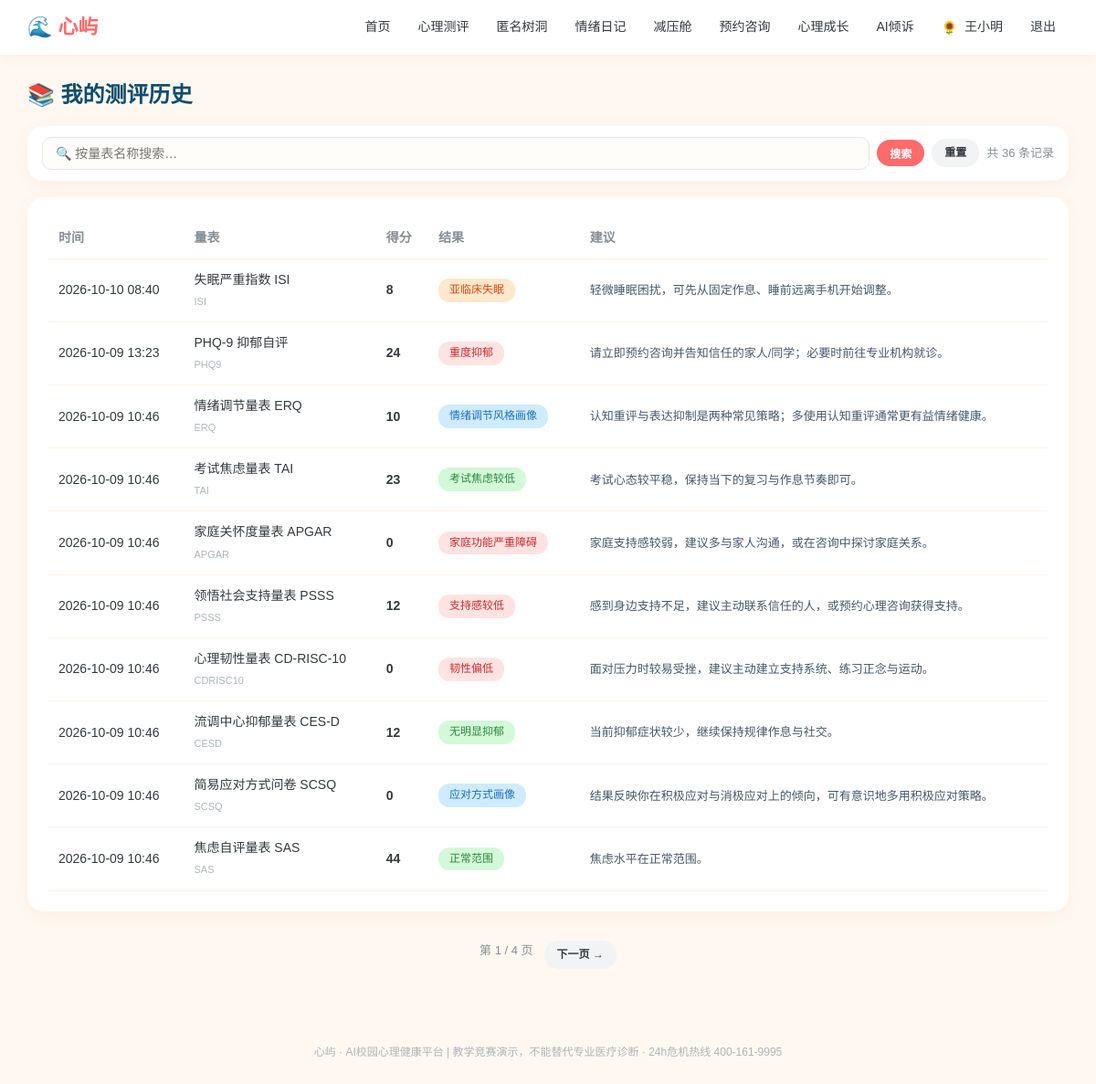
The app's page /history (signed in) with its own data.
### models.py (models this page shows, shortened)
class User(db.Model):
    __tablename__ = "users"
    id = db.Column(db.Integer, primary_key=True)
    username = db.Column(db.String(64), unique=True, nullable=False)
    password_hash = db.Column(db.String(256), nullable=False)
    role = db.Column(db.String(16), default="student")   # student / counselor / admin
    real_name = db.Column(db.String(64), default="")
    gender = db.Column(db.String(8), default="")
    grade = db.Column(db.String(32), default="")
    major = db.Column(db.String(64), default="")
    phone = db.Column(db.String(32), default="")
    avatar = db.Column(db.String(16), default="🌻")
    avatar_type = db.Column(db.String(16), default="emoji")   # emoji / upload
    avatar_file = db.Column(db.String(128), default="")       # 本地上传头像文件名
    profile_completed = db.Column(db.Boolean, default=False)  # 首次登录是否已完成基本信息
    qualification_no = db.Column(db.String(64), default="")   # 注册系统编号/证书编号
    qualification_verified = db.Column(db.Boolean, default=False)
    student_id = db.Column(db.String(32), default="")
    school = db.Column(db.String(128), default="")
    college = db.Column(db.String(128), default="")
    class_name = db.Column(db.String(64), default="")
    enrollment_year = db.Column(db.String(8), default="")
    education_level = db.Column(db.String(32), default="")
    student_status = db.Column(db.String(32), default="")
    employee_id = db.Column(db.String(32), default="")
    teacher_title = db.Column(db.String(64), default="")
    department = db.Column(db.String(128), default="")
    qualification = db.Column(db.String(256), default="")
    intro = db.Column(db.String(512), default="")
    created_at = db.Column(db.DateTime, default=datetime.now)

class Assessment(db.Model):
    __tablename__ = "assessments"
    id = db.Column(db.Integer, primary_key=True)
    user_id = db.Column(db.Integer, db.ForeignKey("users.id"))
    scale_code = db.Column(db.String(32))
    answers = db.Column(db.Text)                       # JSON
    score = db.Column(db.Integer, default=0)
    level = db.Column(db.String(32), default="")
    advice = db.Column(db.Text, default="")
    created_at = db.Column(db.DateTime, default=datetime.now)

### app.py (the view)
@app.route("/history")
@login_required()
def history(u):
    q = (request.args.get("q") or "").strip()
    page = request.args.get("page", 1, type=int)
    per = 10
    query = Assessment.query.filter_by(user_id=u.id)
    if q:
        codes = [c for c, sc in engine.SCALES.items() if q in sc["name"] or q in c]
        query = query.filter(Assessment.scale_code.in_(codes) if codes else Assessment.id == -1)
    total = query.count()
    pages = max(1, (total + per - 1) // per)
    page = min(max(1, page), pages)
    rows = query.order_by(Assessment.created_at.desc()).offset((page - 1) * per).limit(per).all()
    names = {code: sc["name"] for code, sc in engine.SCALES.items()}
    risks = {r.id: engine.scale_risk_index(r.scale_code, r.score) for r in rows}
    return render_template("history.html", u=u, rows=rows, names=names, risks=risks,
                           q=q, page=page, pages=pages, total=total)

### app.py (called while the page is built)
def login_required(role=None):
    def decor(f):
        @wraps(f)
        def wrapper(*args, **kwargs):
            uid = session.get("uid")
            if not uid:
                return redirect(url_for("login", next=request.path))
            u = db.session.get(User, uid)
            if not u:
                session.clear()
                return redirect(url_for("login"))
            if not u.profile_completed and request.endpoint not in (
                    "profile", "logout", "static", "avatar_upload"):
                flash("首次登录请先完善你的基本信息", "warn")
                return redirect(url_for("profile"))
            if role and u.role != role:
                flash("该页面需要相应权限", "warn")
                return redirect(url_for("index"))
            return f(u, *args, **kwargs)
        return wrapper
    return decor

@app.context_processor
def inject_globals():
    uid = session.get("uid")
    u = db.session.get(User, uid) if uid else None
    def avatar_html(usr, cls="", emoji_cls=""):
        if usr and usr.avatar_type == "upload" and usr.avatar:
            return f'<img class="{cls}" src="{usr.avatar}" alt="头像">'
        return f'<span class="{emoji_cls}">{usr.avatar or "👤" if usr else "👤"}</span>'
    return {"now": datetime.now(), "u": u, "avatar_html": avatar_html}

### engine.py (called while the page is built)
def scale_risk_index(code: str, score: float):
    s = SCALES.get(code)
    if not s or code in PROFILE_SCALES:
        return None
    n = len(s["questions"])
    vmax = max(v for _, v in s["options"])
    vmin = min(v for _, v in s["options"])
    mult = s.get("multiply", 1)
    lo, hi = round(n * vmin * mult), round(n * vmax * mult)
    if hi == lo:
        return 0.0
    x = (score - lo) / (hi - lo)
    if code in POSITIVE_SCALES:
        x = 1 - x
    return round(max(0.0, min(1.0, x)) * 100, 1)

### templates/history.html (shortened to what this page needs)
{% extends "base.html" %}
{% block body %}
<h2 style="color:#0e4d6e;margin-bottom:14px">📚 我的测评历史</h2>
<div class="card" style="padding:12px 16px">
  <form method="get" style="display:flex;gap:8px;align-items:center;flex-wrap:wrap">
    <input type="text" name="q" value="{{ q }}" placeholder="🔍 按量表名称搜索…" style="flex:1;min-width:200px;padding:9px 14px;border:1px solid #e0e6ed;border-radius:10px;font-size:14px">
    <button class="btn btn-sm">搜索</button>
    <a class="btn btn-sm btn-ghost" href="{{ url_for('history') }}">重置</a>
    <span style="font-size:13px;color:#868e96;margin-left:auto">共 {{ total }} 条记录</span>
  </form>
</div>
<div class="card">
{% if rows %}
<table class="tbl">
  <tr><th>时间</th><th>量表</th><th>得分</th><th>结果</th><th>建议</th></tr>
  {% for r in rows %}
  <tr>
    <td>{{ r.created_at.strftime('%Y-%m-%d %H:%M') }}</td>
    <td>{{ names.get(r.scale_code, r.scale_code) }}<br><span style="font-size:11px;color:#adb5bd">{{ r.scale_code|upper }}</span></td>
    <td><b>{{ r.score }}</b></td>
    <td>
      {% set rk=risks.get(r.id) %}
      {% if rk is none %}<span class="tag tag-blue">{{ r.level }}</span>
      {% elif rk>=60 %}<span class="tag tag-red">{{ r.level }}</span>
      {% elif rk>=35 %}<span class="tag tag-orange">{{ r.level }}</span>
      {% else %}<span class="tag tag-green">{{ r.level }}</span>{% endif %}
    </td>
    <td style="font-size:13px;color:#46586a">{{ r.advice }}</td>
  </tr>
  {% endfor %}
</table>
{% else %}
  <p style="color:#8a99a8">还没有测评记录。<a href="{{ url_for('assessments') }}">去做第一次测评 →</a></p>
{% endif %}
</div>
{% if pages>1 %}
<div style="display:flex;gap:12px;justify-content:center;padding:14px 0">
  <span style="font-size:13px;color:#868e96">第 {{ page }} / {{ pages }} 页</span>
  {% if page<pages %}<a class="btn btn-sm btn-ghost" href="{{ url_for('history', q=q, page=page+1) }}">下一页 →</a>{% endif %}
</div>
{% endif %}
{% endblock %}

### templates/base.html (shortened to what this page needs)
<!DOCTYPE html>
<html lang="zh-CN">
<head>
<link href="{{ url_for('static', filename='css/style.css') }}" rel="stylesheet">
</head>
<body>
<nav class="topnav">
  <div class="nav-inner">
    <a class="brand" href="{{ url_for('index') }}">🌊 心屿</a>
    <div class="nav-links">
      {% if u %}
        {% if u.role == 'student' %}
          <a href="{{ url_for('index') }}">首页</a>
          <a href="{{ url_for('assessments') }}">心理测评</a>
          <a href="{{ url_for('treehole') }}">匿名树洞</a>
          <a href="{{ url_for('mood') }}">情绪日记</a>
          <a href="{{ url_for('relax') }}">减压舱</a>
          <a href="{{ url_for('booking') }}">预约咨询</a>
          <a href="{{ url_for('learn') }}">心理成长</a>
          <a href="{{ url_for('chat') }}">AI倾诉</a>
        {% endif %}
        <a class="nav-user" href="{{ url_for('profile') }}" title="个人信息"><span class="nav-avatar-wrap">{{ avatar_html(u, cls="nav-avatar") | safe }}</span> {{ u.real_name or u.username }}</a>
        <a href="{{ url_for('logout') }}">退出</a>
      {% else %}
        <a href="{{ url_for('login') }}">登录</a>
        <a href="{{ url_for('register') }}">注册</a>
      {% endif %}
    </div>
  </div>
</nav>
<main class="container">{% block body %}{% endblock %}</main>
<footer class="footer">心屿 · AI校园心理健康平台 | 教学竞赛演示，不能替代专业医疗诊断 · 24h危机热线 400-161-9995</footer>
</body>
</html>

### static/css/style.css (style rules this page uses)
* { margin: 0; padding: 0; box-sizing: border-box; }
:root { --brand: #ff6b6b; --brand2: #ffa94d; --sky: #4dabf7; --mint: #51cf66; --sun: #ffd43b; --ink: #343a40; --ink2: #868e96; --bg: #fff8f0; --card: #ffffff; --soft: #fff1e6; }
body { font-family: "Microsoft YaHei", "PingFang SC", sans-serif; background: var(--bg); color: var(--ink); line-height: 1.65; }
a { color: var(--brand); text-decoration: none; }
.topnav { background: #fff; box-shadow: 0 2px 12px rgba(255,107,107,.08); position: sticky; top: 0; z-index: 100; }
.nav-inner { max-width: 1180px; margin: 0 auto; padding: 0 20px; height: 60px; display: flex; align-items: center; justify-content: space-between; }
.brand { font-size: 22px; font-weight: 800; color: var(--brand); display:flex; align-items:center; gap:6px; }
.nav-links { display: flex; gap: 2px; align-items: center; flex-wrap: wrap; }
.nav-links a { color: var(--ink); padding: 7px 14px; border-radius: 20px; font-size: 14px; font-weight: 500; transition: .2s; }
.nav-user { font-size: 13px; color: var(--ink2); padding: 0 8px; }
.nav-avatar-wrap { display: inline-flex; vertical-align: middle; margin-right: 4px; }
.container { max-width: 1180px; margin: 24px auto; padding: 0 20px; }
.footer { text-align: center; color: #adb5bd; font-size: 12px; padding: 28px; margin-top: 40px; }
.card { background: var(--card); border-radius: 18px; padding: 22px; box-shadow: 0 4px 16px rgba(255,107,107,.07); margin-bottom: 18px; }
.btn { display: inline-block; background: var(--brand); color: #fff; border: none; padding: 10px 24px; border-radius: 24px; font-size: 14px; cursor: pointer; font-weight: 600; transition:.2s; }
.btn-ghost { background:#f1f3f5; color:var(--ink); }
.btn-sm { padding: 6px 14px; font-size: 12px; }
input[type=text], input[type=password], input[type=date], input[type=time], select, textarea { width: 100%; padding: 10px 14px; border: 2px solid #ffe3d3; border-radius: 12px; font-size: 14px; font-family: inherit; background:#fffdf9; }
.tag { display: inline-block; background: var(--soft); color: #e8590c; font-size: 12px; padding: 3px 12px; border-radius: 12px; margin-right: 6px; font-weight:500; }
.tag-red { background:#ffe3e3; color:#c92a2a; }
.tag-green { background:#d3f9d8; color:#2b8a3e; }
.tag-orange { background:#ffe8cc; color:#d9480f; }
.tag-blue { background:#d0ebff; color:#1971c2; }
table.tbl { width: 100%; border-collapse: collapse; font-size: 14px; }
table.tbl th, table.tbl td { padding: 11px 12px; border-bottom: 1px solid #fff1e6; text-align: left; }
table.tbl th { color: var(--ink2); font-weight: 600; }

### records on screen
User: avatar_type+avatar "🌻", real_name "王小明"
Assessment: created_at "2026-10-10 08:40", get "失眠严重指数 ISI", scale_code "ISI", score "8", level "亚临床失眠", advice "轻微睡眠困扰，可先从固定作息、睡前远离手机开始调整。"
Assessment: created_at "2026-10-09 13:23", get "PHQ-9 抑郁自评", scale_code "PHQ9", score "24", level "重度抑郁", advice "请立即预约咨询并告知信任的家人/同学；必要时前往专业机构就诊。"
Assessment: created_at "2026-10-09 10:46", get "情绪调节量表 ERQ", scale_code "ERQ", score "10", level "情绪调节风格画像", advice "认知重评与表达抑制是两种常见策略；多使用认知重评通常更有益情绪健康。"
Assessment: created_at "2026-10-09 10:46", get "考试焦虑量表 TAI", scale_code "TAI", score "23", level "考试焦虑较低", advice "考试心态较平稳，保持当下的复习与作息节奏即可。"
Assessment: created_at "2026-10-09 10:46", get "家庭关怀度量表 APGAR", scale_code "APGAR", score "0", level "家庭功能严重障碍", advice "家庭支持感较弱，建议多与家人沟通，或在咨询中探讨家庭关系。"
Assessment: created_at "2026-10-09 10:46", get "领悟社会支持量表 PSSS", scale_code "PSSS", score "12", level "支持感较低", advice "感到身边支持不足，建议主动联系信任的人，或预约心理咨询获得支持。"
Assessment: created_at "2026-10-09 10:46", get "心理韧性量表 CD-RISC-10", scale_code "CDRISC10", score "0", level "韧性偏低", advice "面对压力时较易受挫，建议主动建立支持系统、练习正念与运动。"
Assessment: created_at "2026-10-09 10:46", get "流调中心抑郁量表 CES-D", scale_code "CESD", score "12", level "无明显抑郁", advice "当前抑郁症状较少，继续保持规律作息与社交。"
Assessment: created_at "2026-10-09 10:46", get "简易应对方式问卷 SCSQ", scale_code "SCSQ", score "0", level "应对方式画像", advice "结果反映你在积极应对与消极应对上的倾向，可有意识地多用积极应对策略。"
Assessment: created_at "2026-10-09 10:46", get "焦虑自评量表 SAS", scale_code "SAS", score "44", level "正常范围", advice "焦虑水平在正常范围。"

### other values on screen
{{ total }} "36"
{{ page }} "1"
{{ pages }} "4"
